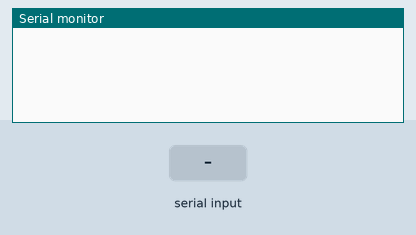
This sketch was run on a simulated Arduino Uno, built with avr-gcc and run on an emulated ATmega328P. Parts: the last lines printed to the serial monitor. The test bench sets the inputs (shaded band).

Above: at 1.2 s.
1.3 s: "uint4_t\n" received over Serial
At 2.1 s:
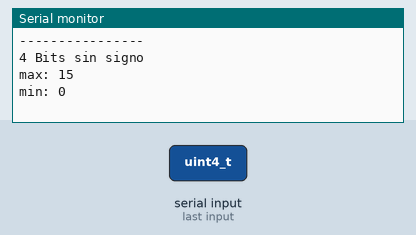
2.8 s: "int4_t\n" received over Serial
At 3.2 s:
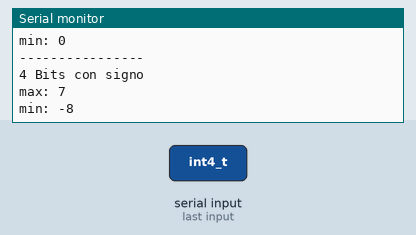

The sketch:

p1.ino
```cpp
#include "serial_header.h"

serial_class serial_obj;

void setup() {
  Serial.begin(115200);
}

void loop() {
    if ( Serial.available() && serial_obj.get_data() ) {
      serial_obj.post_data();
    }
}
```

serial_header.h
```cpp
class serial_class {
  public:
    bool get_data(void);
    void post_data(void);
    void clean(void);
    uint64_t ugetmax(int bits);
    int64_t getmax(int bits);
    int64_t getmin(int bits);
    void print_unsigned(int bits);
    void print_signed(int bits);
};


#define BUFFER_SIZE 9

char serial_input[BUFFER_SIZE];
char character;
int i;

bool serial_class::get_data(void) {
  character = (char) Serial.read();
  if (character != '\n') {
    serial_input[i] = character;
    i++;
  } else {
    return true;
  }
  return false;
}


// Limpia el mensaje para poder ingresar uno nuevo
void serial_class::clean(void) {
  for (int j=0; j<BUFFER_SIZE; j++) {
    serial_input[j] = 0;
  }
  i=0;
}


// Formula para obtener el maximo de un entero sin signo
uint64_t serial_class::ugetmax(int bits) {
  return pow(2, bits) - 1;
}

// Formula para obtener el maximo de un entero con signo
int64_t serial_class::getmax(int bits) {
  return pow(2, bits - 1) - 1;
}

// Formula para obtener el minimo de un entero con signo
int64_t serial_class::getmin(int bits) {
  return - pow(2, bits - 1);
}


void serial_class::print_unsigned(int bits) {
  Serial.println("----------------");
  Serial.print(bits, DEC);
  Serial.println(" Bits sin signo");
  Serial.print("max: ");
  Serial.println(ugetmax(bits), DEC);
  Serial.println("min: 0");
}


void serial_class::print_signed(int bits) {
  Serial.println("----------------");
  Serial.print(bits, DEC);
  Serial.println(" Bits con signo");
  Serial.print("max: ");
  Serial.println(getmax(bits), DEC);
  Serial.print("min: ");
  Serial.println(getmin(bits), DEC);
}


// Imprime los resultados.
void serial_class::post_data(void) {
  // strcpm compara serial_input con la cadena de caracteres
  if ( strcmp(serial_input, "uint4_t") == 0 ) {
    print_unsigned(4);
  } else if ( strcmp(serial_input, "uint8_t") == 0 ) {
    print_unsigned(8);
  } else if ( strcmp(serial_input, "uint16_t") == 0 ) {
    print_unsigned(16);
  } else if ( strcmp(serial_input, "uint32_t") == 0 ) {
    print_unsigned(32);
  } else if ( strcmp(serial_input, "uint64_t") == 0 ) {
    print_unsigned(64);
  } else if ( strcmp(serial_input, "int4_t") == 0 ) {
    print_signed(4);
  } else if ( strcmp(serial_input, "int8_t") == 0 ) {
    print_signed(8);
  } else if ( strcmp(serial_input, "int16_t") == 0 ) {
    print_signed(16);
  } else if ( strcmp(serial_input, "int32_t") == 0 ) {
    print_signed(32);
  } else if ( strcmp(serial_input, "int64_t") == 0 ) {
    print_signed(64);
  }
  clean();
}
```

Measured:
- after the input at 1.3 s, the serial monitor: prints a new line at once (image 1)
- after the input at 2.8 s, the serial monitor: prints a new line at once (image 2)
